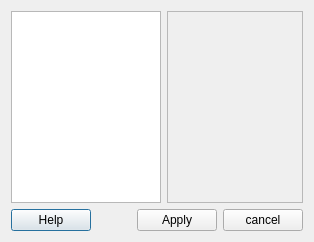
<?xml version="1.0" encoding="UTF-8"?>
<ui version="4.0">
 <class>GraphicSettingsDialogForm</class>
 <widget class="QDialog" name="GraphicSettingsDialogForm">
  <property name="geometry">
   <rect>
    <x>0</x>
    <y>0</y>
    <width>640</width>
    <height>480</height>
   </rect>
  </property>
  <property name="sizePolicy">
   <sizepolicy hsizetype="Ignored" vsizetype="Ignored">
    <horstretch>0</horstretch>
    <verstretch>0</verstretch>
   </sizepolicy>
  </property>
  <property name="minimumSize">
   <size>
    <width>640</width>
    <height>480</height>
   </size>
  </property>
  <property name="maximumSize">
   <size>
    <width>640</width>
    <height>506</height>
   </size>
  </property>
  <property name="windowTitle">
   <string>Graphic Settings</string>
  </property>
  <layout class="QGridLayout" name="gridLayout">
   <property name="sizeConstraint">
    <enum>QLayout::SetFixedSize</enum>
   </property>
   <item row="0" column="0">
    <layout class="QVBoxLayout" name="verticalLayout">
     <item>
      <layout class="QHBoxLayout" name="horizontalLayout">
       <item>
        <widget class="QListWidget" name="m_componentsListWidget">
         <property name="sizePolicy">
          <sizepolicy hsizetype="Fixed" vsizetype="Expanding">
           <horstretch>0</horstretch>
           <verstretch>0</verstretch>
          </sizepolicy>
         </property>
         <property name="minimumSize">
          <size>
           <width>150</width>
           <height>0</height>
          </size>
         </property>
         <property name="maximumSize">
          <size>
           <width>150</width>
           <height>16777215</height>
          </size>
         </property>
         <property name="palette">
          <palette>
           <active>
            <colorrole role="AlternateBase">
             <brush brushstyle="SolidPattern">
              <color alpha="200">
               <red>184</red>
               <green>184</green>
               <blue>184</blue>
              </color>
             </brush>
            </colorrole>
           </active>
           <inactive>
            <colorrole role="AlternateBase">
             <brush brushstyle="SolidPattern">
              <color alpha="200">
               <red>184</red>
               <green>184</green>
               <blue>184</blue>
              </color>
             </brush>
            </colorrole>
           </inactive>
           <disabled>
            <colorrole role="AlternateBase">
             <brush brushstyle="SolidPattern">
              <color alpha="200">
               <red>184</red>
               <green>184</green>
               <blue>184</blue>
              </color>
             </brush>
            </colorrole>
           </disabled>
          </palette>
         </property>
         <property name="alternatingRowColors">
          <bool>true</bool>
         </property>
        </widget>
       </item>
       <item>
        <widget class="QScrollArea" name="m_scrollArea">
         <property name="widgetResizable">
          <bool>true</bool>
         </property>
         <widget class="QWidget" name="scrollAreaWidgetContents">
          <property name="geometry">
           <rect>
            <x>0</x>
            <y>0</y>
            <width>460</width>
            <height>425</height>
           </rect>
          </property>
         </widget>
        </widget>
       </item>
      </layout>
     </item>
     <item>
      <layout class="QHBoxLayout" name="horizontalLayout_2">
       <item>
        <widget class="QPushButton" name="m_helpButton">
         <property name="text">
          <string>Help</string>
         </property>
        </widget>
       </item>
       <item>
        <spacer name="horizontalSpacer">
         <property name="orientation">
          <enum>Qt::Horizontal</enum>
         </property>
         <property name="sizeHint" stdset="0">
          <size>
           <width>40</width>
           <height>20</height>
          </size>
         </property>
        </spacer>
       </item>
       <item>
        <widget class="QPushButton" name="m_applyPushButton">
         <property name="text">
          <string>Apply</string>
         </property>
        </widget>
       </item>
       <item>
        <widget class="QPushButton" name="m_exitButton">
         <property name="text">
          <string>cancel</string>
         </property>
        </widget>
       </item>
      </layout>
     </item>
    </layout>
   </item>
  </layout>
 </widget>
 <resources/>
 <connections>
  <connection>
   <sender>m_exitButton</sender>
   <signal>clicked()</signal>
   <receiver>GraphicSettingsDialogForm</receiver>
   <slot>close()</slot>
   <hints>
    <hint type="sourcelabel">
     <x>630</x>
     <y>596</y>
    </hint>
    <hint type="destinationlabel">
     <x>339</x>
     <y>309</y>
    </hint>
   </hints>
  </connection>
 </connections>
</ui>
